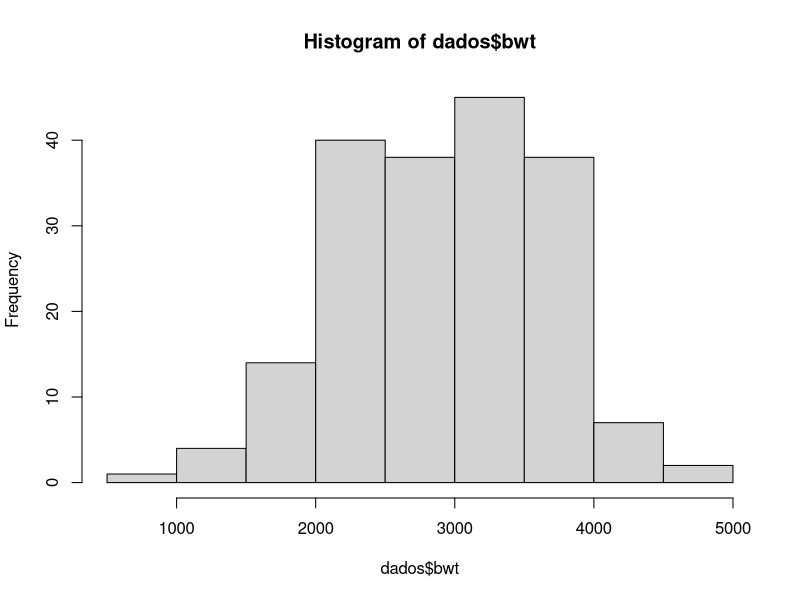
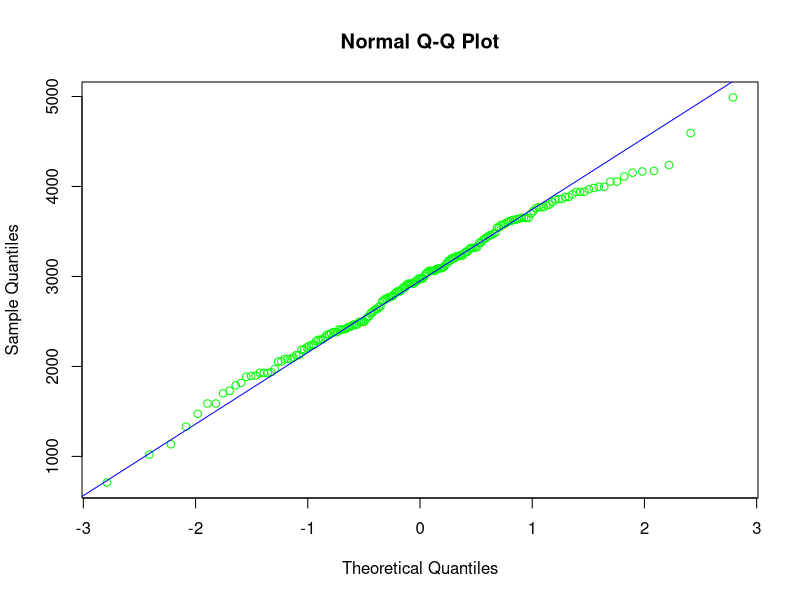
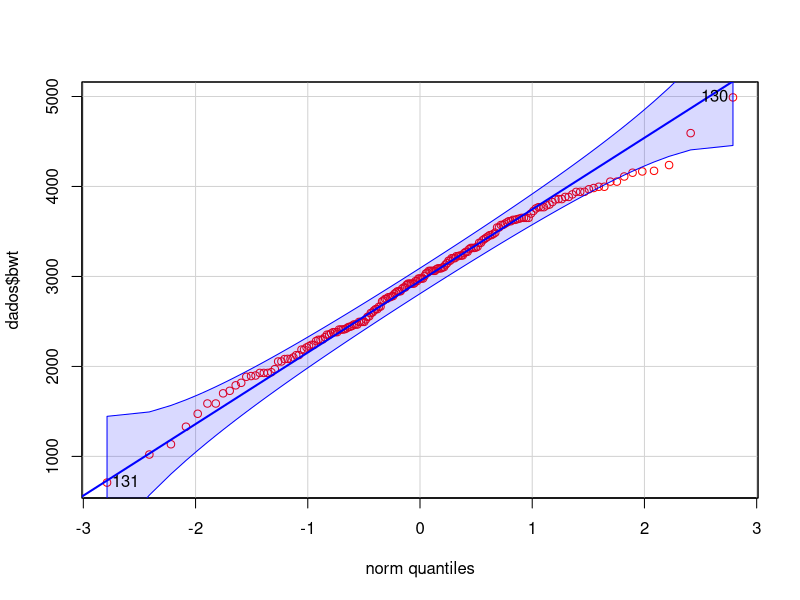
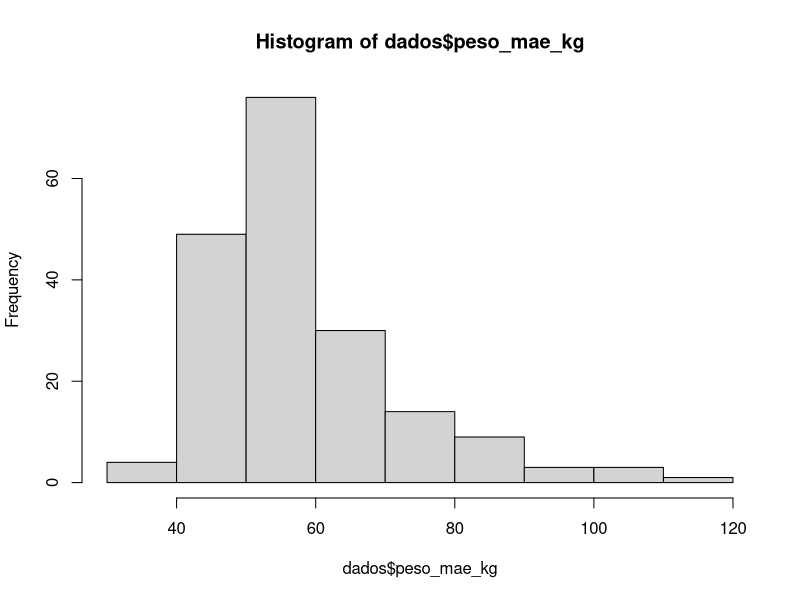
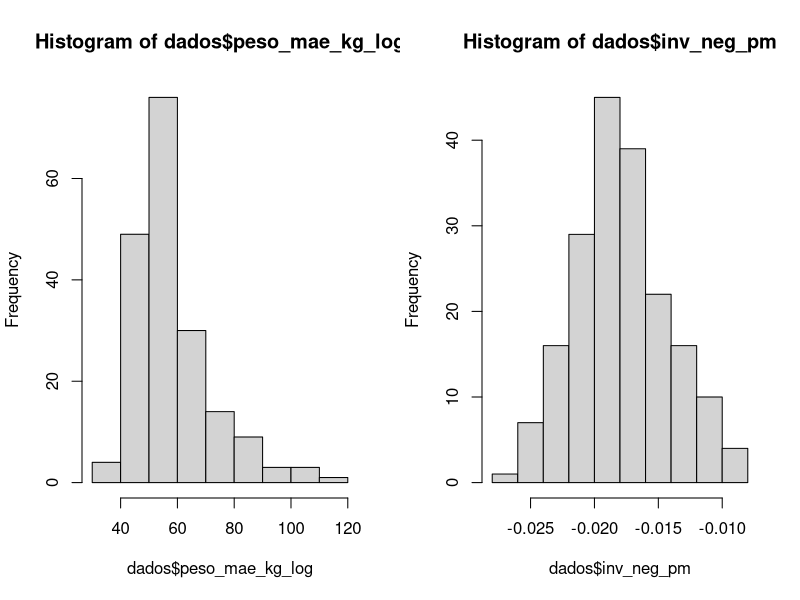
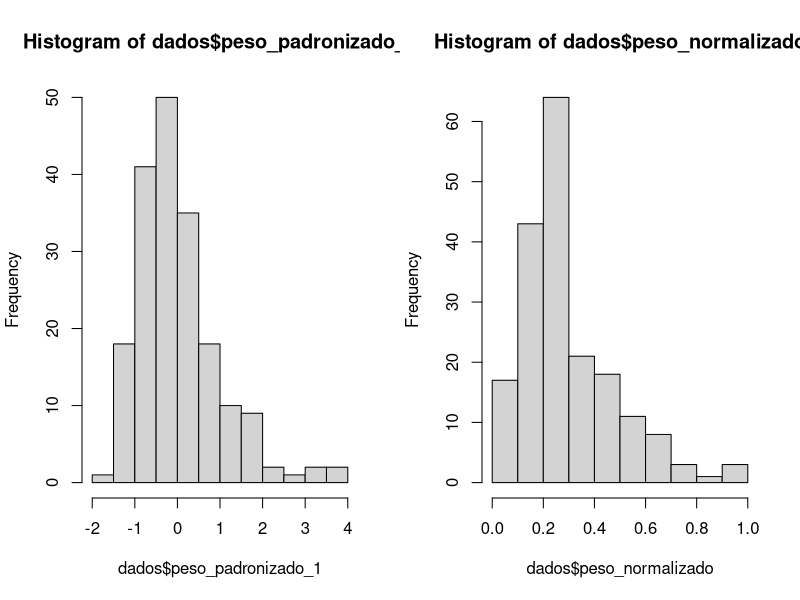
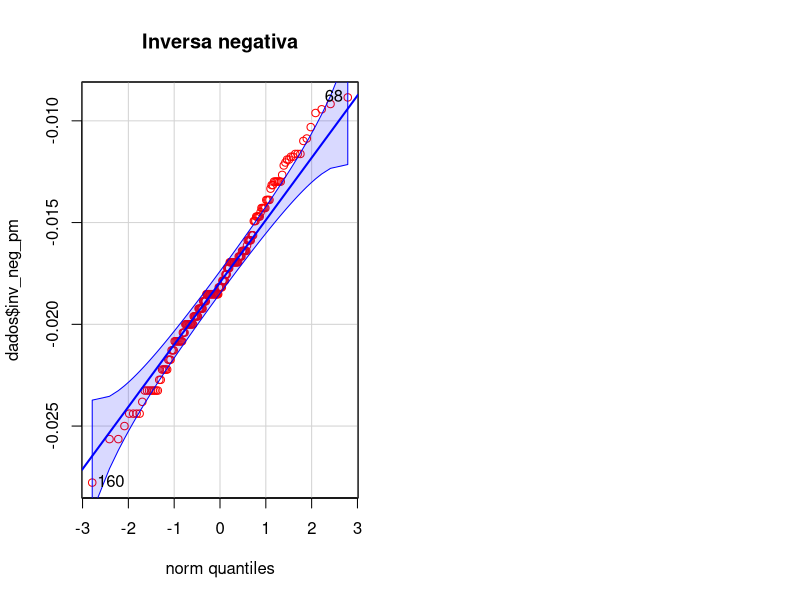

Recreate these plots in R, in order.
## ---- chunk 1
knitr::opts_chunk$set(echo = FALSE)
## ---- chunk 2
require(MASS)

dados <- birthwt
head(dados)

hist(dados$bwt)

stats::qqnorm(dados$bwt, col = "green")
stats::qqline(dados$bwt, col = "blue")

require(car)
car::qqPlot(dados$bwt, col.lines = "blue", col = "red")

require(dplyr)

dados <- dados %>% dplyr::mutate(peso_mae_kg = round(lwt*0.453))

hist(dados$peso_mae_kg)

dados <- dados %>% dplyr::mutate(peso_mae_kg_log = round(lwt*0.453),
                                 log_pm = log(peso_mae_kg)) %>%
                   dplyr::mutate(inv_neg_pm = -1/peso_mae_kg,
                                 peso_padronizado_1 = scale(peso_mae_kg),
                                 peso_normalizado = scales::rescale(peso_mae_kg))

par(mfrow = c(1,2))
hist(dados$peso_mae_kg_log)
hist(dados$inv_neg_pm)
hist(dados$peso_padronizado_1)
hist(dados$peso_normalizado)
## ---- chunk 3
car::qqPlot(dados$inv_neg_pm, col.lines = "blue", col = "red", main = "Inversa negativa")
